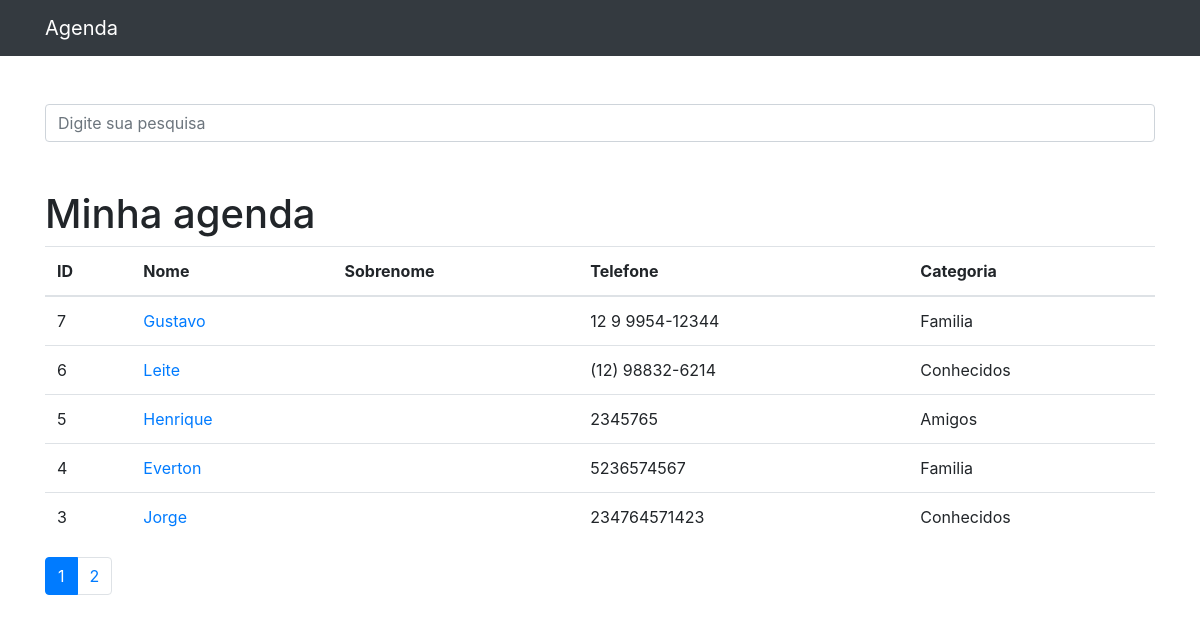
/, run on an earlier commit of the app's database.
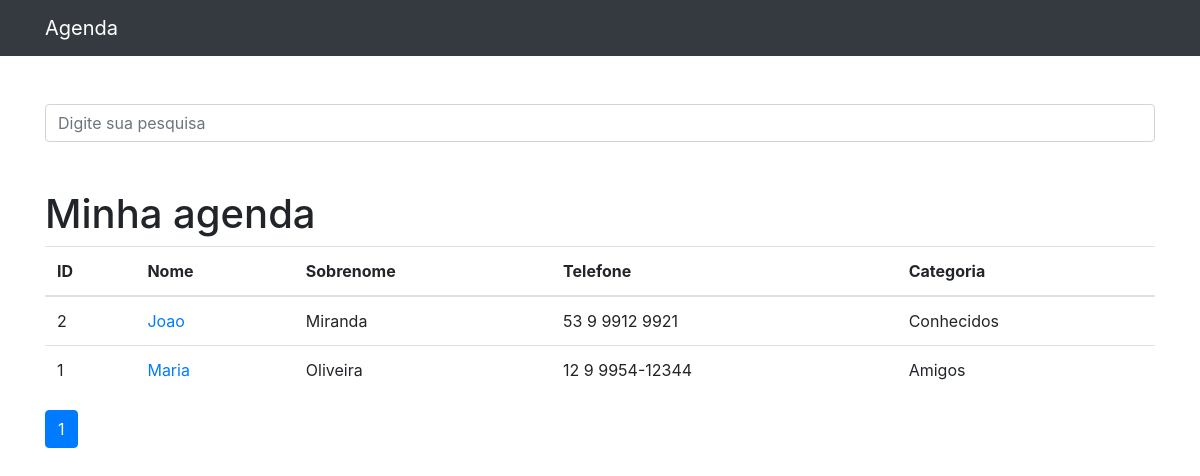
And on a later commit of the database.
### contatos/models.py (models this page shows, shortened)
class Contato(models.Model):
    nome = models.CharField(max_length=255)
    sobrenome = models.CharField(max_length=255, blank=True)
    telefone = models.CharField(max_length=255)
    email = models.CharField(max_length=255, blank=True)
    data_criacao = models.DateTimeField(default=timezone.now)
    descricao = models.TextField(blank=True)
    categoria = models.ForeignKey(Categoria, on_delete=models.DO_NOTHING)
    mostrar = models.BooleanField(default=True)
    foto = models.ImageField(blank=True, upload_to='fotos/%Y/%m/%d')

class Categoria(models.Model):
    nome = models.CharField(max_length=255)
    def __str__(self):
        return self.nome

### contatos/views.py (the view)
# urls.py: path('', views.index, name='index'),
def index(request):
    contatos = Contato.objects.order_by('-id').filter(
        mostrar=True
    )
    paginator = Paginator(contatos, 5)
    page = request.GET.get('p')
    contatos = paginator.get_page(page)
    return render(request, 'contatos/index.html', {
        'contatos': contatos
    })

### contatos/templates/contatos/index.html
{% extends 'base.html' %}
{%block conteudo%}
<h1 class="mt-5">Minha agenda</h1>
<table class="table">
    <thead>
    <tr>
        <th>ID</th>
        <th>Nome</th>
        <th>Sobrenome</th>
        <th>Telefone</th>
        <th>Categoria</th>
    </tr>
    </thead>
    <tbody>
    {% for contato in contatos %}
        <tr>
            <td>{{ contato.id }}</td>
            <td>
                <a href="{% url 'ver_contato' contato.id %}"> {{ contato.nome }}</a>
            </td>
            <td> {{ contato.sobrenome }}</td>
            <td> {{ contato.telefone }}</td>
            <td> {{ contato.categoria }}</td>
        </tr>
    {% endfor%}
    </tbody>
</table>
<nav aria-label="Page navigation example">
    <ul class="pagination">
        {% for pagina in contatos.paginator.page_range %}
            {% if contatos.number == pagina %}
                <li class="page-item active">
                    <a class="page-link" href="?p={{ pagina }}&termo={{ request.GET.termo }}">{{pagina}}</a>
                </li>
            {% else %}
                <li class="page-item">
                    <a class="page-link" href="?p={{ pagina }}&termo={{ request.GET.termo }}">{{pagina}}</a>
                </li>
            {% endif %}
        {% endfor %}
    </ul>
</nav>
{%endblock%}

What changed in the data, as far as the page shows it:
no longer on this page (row edited): Contato: id "7", nome "Gustavo", telefone "12 9 9954-12344", categoria "Familia"
no longer on this page (row edited): Contato: id "6", nome "Leite", telefone "(12) 98832-6214", categoria "Conhecidos"
no longer on this page (row edited): Contato: id "5", nome "Henrique", telefone "2345765", categoria "Amigos"
no longer on this page (row edited): Contato: id "4", nome "Everton", telefone "5236574567", categoria "Familia"
no longer on this page (row edited): Contato: id "3", nome "Jorge", telefone "234764571423", categoria "Conhecidos"
now on this page (row unchanged): Contato: id "2", nome "Joao", sobrenome "Miranda", telefone "53 9 9912 9921", categoria "Conhecidos"
now on this page (row unchanged): Contato: id "1", nome "Maria", sobrenome "Oliveira", telefone "12 9 9954-12344", categoria "Amigos"
Also different on the page:
list line gone: "2"
